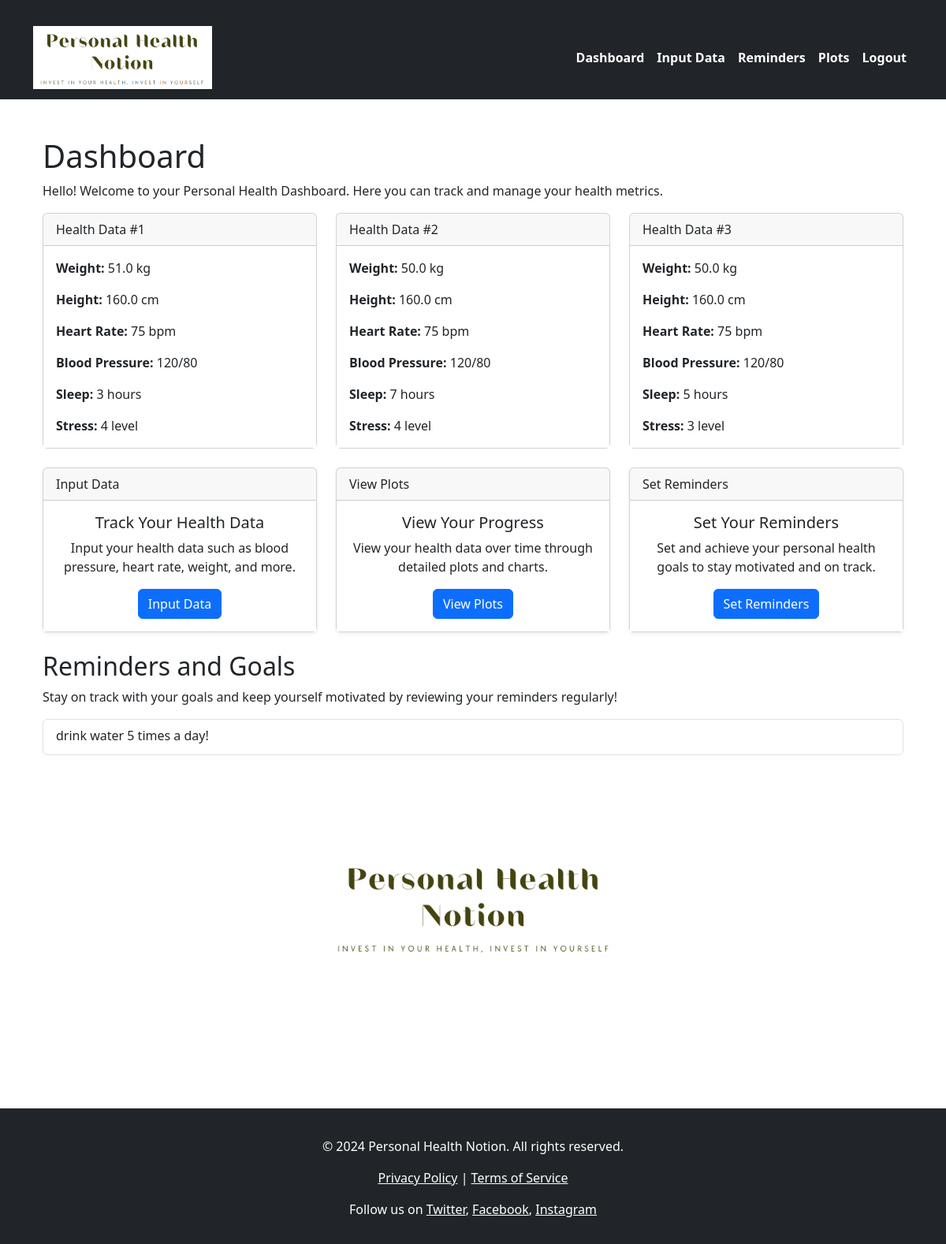
The page /dashboard (signed in) on the database its author committed.
### models.py (models this page shows)
class HealthData(db.Model):
    id = db.Column(db.Integer, primary_key=True)
    blood_pressure = db.Column(db.String(20), nullable=False)
    heart_rate = db.Column(db.Integer, nullable=False)
    weight = db.Column(db.Float, nullable=False)
    height = db.Column(db.Float, nullable=False)
    sleep = db.Column(db.Integer, nullable=False)
    stress = db.Column(db.Integer, nullable=False)
    user_id = db.Column(db.Integer, db.ForeignKey('user.id'), nullable=False)

class Reminder(db.Model):
    id = db.Column(db.Integer, primary_key=True)
    reminder = db.Column(db.String(200), nullable=False)
    user_id = db.Column(db.Integer, db.ForeignKey('user.id'), nullable=False)

### app.py (the view)
@app.route('/dashboard')
@login_required
def dashboard():
    user = User.query.filter_by(username=session['username']).first()
    health_data = HealthData.query.filter_by(user_id=user.id).all()
    reminders = Reminder.query.filter_by(user_id=user.id).all()  # Fetch reminders
    return render_template('dashboard.html', health_data=health_data, reminders=reminders)

### app.py (called while the page is built)
def login_required(f):
    @wraps(f)
    def wrap(*args, **kwargs):
        if 'logged_in' in session:
            return f(*args, **kwargs)
        else:
            flash('You need to login first.')
            return redirect(url_for('login'))
    return wrap

### templates/dashboard.html (shortened to what this page needs)
{% extends "base.html" %}
{% block content %}
<div id="dashboard-container" class="container mt-4">
    <h1>Dashboard</h1>
    <p>Hello! Welcome to your Personal Health Dashboard. Here you can track and manage your health metrics.</p>
    <div class="row">
        {% for item in health_data %}
        <div class="col-md-4">
            <div class="card mb-4">
                <div class="card-header">
                    Health Data #{{ item.id }}
                </div>
                <div class="card-body">
                    <p class="card-text"><strong>Weight:</strong> {{ item.weight }} kg</p>
                    <p class="card-text"><strong>Height:</strong> {{ item.height }} cm</p>
                    <p class="card-text"><strong>Heart Rate:</strong> {{ item.heart_rate }} bpm</p>
                    <p class="card-text"><strong>Blood Pressure:</strong> {{ item.blood_pressure }}</p>
                    <p class="card-text"><strong>Sleep:</strong> {{ item.sleep }} hours</p>
                    <p class="card-text"><strong>Stress:</strong> {{ item.stress }} level</p>
                </div>
            </div>
        </div>
        {% endfor %}
    </div>
    <div class="row">
        <div class="col-md-4">
            <div class="card mb-4 shadow-sm">
                <div class="card-header">
                    Input Data
                </div>
                <div class="card-body text-center">
                    <h5 class="card-title">Track Your Health Data</h5>
                    <p class="card-text">Input your health data such as blood pressure, heart rate, weight, and more.</p>
                    <a href="{{ url_for('input_data') }}" class="btn btn-primary">Input Data</a>
                </div>
            </div>
        </div>
        <div class="col-md-4">
            <div class="card mb-4 shadow-sm">
                <div class="card-header">
                    View Plots
                </div>
                <div class="card-body text-center">
                    <h5 class="card-title">View Your Progress</h5>
                    <p class="card-text">View your health data over time through detailed plots and charts.</p>
                    <a href="{{ url_for('plots') }}" class="btn btn-primary">View Plots</a>
                </div>
            </div>
        </div>
        <div class="col-md-4">
            <div class="card mb-4 shadow-sm">
                <div class="card-header">
                    Set Reminders
                </div>
                <div class="card-body text-center">
                    <h5 class="card-title">Set Your Reminders</h5>
                    <p class="card-text">Set and achieve your personal health goals to stay motivated and on track.</p>
                    <a href="{{ url_for('reminders') }}" class="btn btn-primary">Set Reminders</a>
                </div>
            </div>
        </div>
    </div>
    <div class="row">
        <div class="col-md-12">
            <h2>Reminders and Goals</h2>
            <p>Stay on track with your goals and keep yourself motivated by reviewing your reminders regularly!</p>
            <div class="list-group">
                {% for reminder in reminders %}
                <div class="list-group-item list-group-item-action">
                    <div class="d-flex w-100 justify-content-between">
                        <p class="mb-1">{{ reminder.reminder }}</p>
                    </div>
                </div>
                {% endfor %}
            </div>
        </div>
    </div>
    <div class="text-center">
        <img src="{{ url_for('static', filename='images/logo.png') }}" alt="Personal Health Notion Logo" class="img-fluid" style="max-width: 400px;">
    </div>
</div>
{% endblock %}

### templates/base.html (shortened to what this page needs)
<!DOCTYPE html>
<html lang="en">
<head>
    <link rel="stylesheet" href="{{ url_for('static', filename='css/styles.css') }}">
    <link href="https://cdn.jsdelivr.net/npm/bootstrap@5.3.3/dist/css/bootstrap.min.css" rel="stylesheet">
</head>
<body class="d-flex flex-column min-vh-100">
    <nav class="navbar navbar-expand-lg navbar-dark bg-dark">
        <div class="container">
            <a class="navbar-brand d-flex align-items-center" href="{{ url_for('index') }}">
                <img src="{{ url_for('static', filename='./images/logo_navbar.png') }}" alt="Logo" id="navbar-logo">
            </a>
            <div class="collapse navbar-collapse" id="navbarNav">
                <ul class="navbar-nav ms-auto">
                    {% if session.get('logged_in') %}
                        <li class="nav-item">
                            <a class="nav-link" href="{{ url_for('dashboard') }}">Dashboard</a>
                        </li>
                        <li class="nav-item">
                            <a class="nav-link" href="{{ url_for('input_data') }}">Input Data</a>
                        </li>
                        <li class="nav-item">
                            <a class="nav-link" href="{{ url_for('reminders') }}">Reminders</a>
                        </li>
                        <li class="nav-item">
                            <a class="nav-link" href="{{ url_for('plots') }}">Plots</a>
                        </li>
                        <li class="nav-item">
                            <a class="nav-link" href="{{ url_for('logout') }}">Logout</a>
                        </li>
                    {% endif %}
                </ul>
            </div>
        </div>
    </nav>
    <div class="container mt-4 flex-grow-1">
        {% block content %}{% endblock %}
    </div>
    <footer class="footer mt-auto py-3 bg-dark text-white">
        <div class="container text-center">
            <p>&copy; 2024 Personal Health Notion. All rights reserved.</p>
            <p><a href="#" class="text-white">Privacy Policy</a> | <a href="#" class="text-white">Terms of Service</a></p>
            <p>Follow us on
                <a href="#" class="text-white" target="_blank">Twitter</a>,
                <a href="#" class="text-white" target="_blank">Facebook</a>,
                <a href="#" class="text-white" target="_blank">Instagram</a>
            </p>
        </div>
    </footer>
</body>
</html>

### static/css/styles.css (style rules this page uses)
:root { --primary-color: #728EFF; --secondary-color: #5AFFE7; --accent-color: #08C6AB; --dark-color: #37465B; --darker-color: #212B38; --text-color: #FFFFFF; --background-color: #F0F0F0; --navbar-color: #B0B0B0; }
body { background: linear-gradient(135deg, #512F5, #9DF9EF, #ED7F76, #FFAB6, #A26069); color: var(--dark-color); font-family: 'Cabin', sans-serif; min-height: 100vh; display: flex; flex-direction: column; margin: 0; }
.container { flex: 1 0 auto; margin-top: 20px; }
.footer { background-color: var(--darker-color); color: var(--text-color); padding: 20px 0; text-align: center; flex-shrink: 0; }
.navbar { background-color: var(--light-color); }
.navbar .navbar-brand { display: flex; align-items: center; font-weight: bold; color: var(--dark-color); }
.navbar .navbar-brand #navbar-logo { max-height: 80px; margin-right: 30px; }
.navbar .nav-link { color: var(--text-color); font-weight: 700; }
.btn-primary { background-color: var(--accent-color); border: none; }
.card { border: 1px solid var(--dark-color); border-radius: 10px; }
.card-header { background-color: var(--secondary-color); color: var(--dark-color); }
.card-body { background-color: var(--text-color); }

### rows shown on the page
HealthData: id "1", weight "51.0", height "160.0", heart_rate "75", blood_pressure "120/80", sleep "3", stress "4"
HealthData: id "2", weight "50.0", height "160.0", heart_rate "75", blood_pressure "120/80", sleep "7", stress "4"
HealthData: id "3", weight "50.0", height "160.0", heart_rate "75", blood_pressure "120/80", sleep "5", stress "3"
Reminder: reminder "drink water 5 times a day!"
